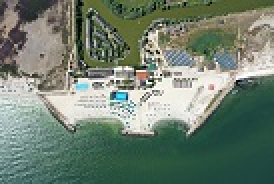
#> input picture data/Gura_Portitei_Scara_0025.jpg, 137 x 92 px (shown 2 times larger)
$ python -i stitch.py   (imports and definitions only)
#> lines starting #> are read from the running program, lines starting #| are printed output that depends on the picture
#> further down, picture is the input picture: shape (92, 137, 3); mean B, G, R 112.4, 127.5, 112.1
import cv2
import numpy as np
import features


# [139 lines left out: functions blendingMask, panoramaBlending, warpTwoImages, not called in this run]


def multiStitching(list_images):
    """assume that the list_images was supplied in left-to-right order, choose middle image then
    divide the array into 2 sub-arrays, left-array and right-array. Stiching middle image with each
    image in 2 sub-arrays. @param list_images is The list which containing images, @param smoothing_window is
    the value of smoothy side after stitched, @param output is the folder which containing stitched image
    """
    n = int(len(list_images) / 2 + 0.5)
#> n = 46
    left = list_images[:n]
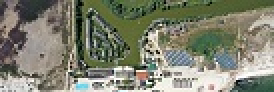
#> left: shape (46, 137, 3) (shown 2 times larger); mean B, G, R 111.7, 129.2, 126.8
    right = list_images[n - 1 :]
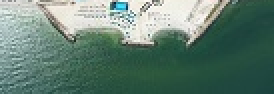
#> right: shape (47, 137, 3) (shown 2 times larger); mean B, G, R 114.5, 127.1, 99.2
#> (the run stopped early here; a loop or call above may not have finished)
